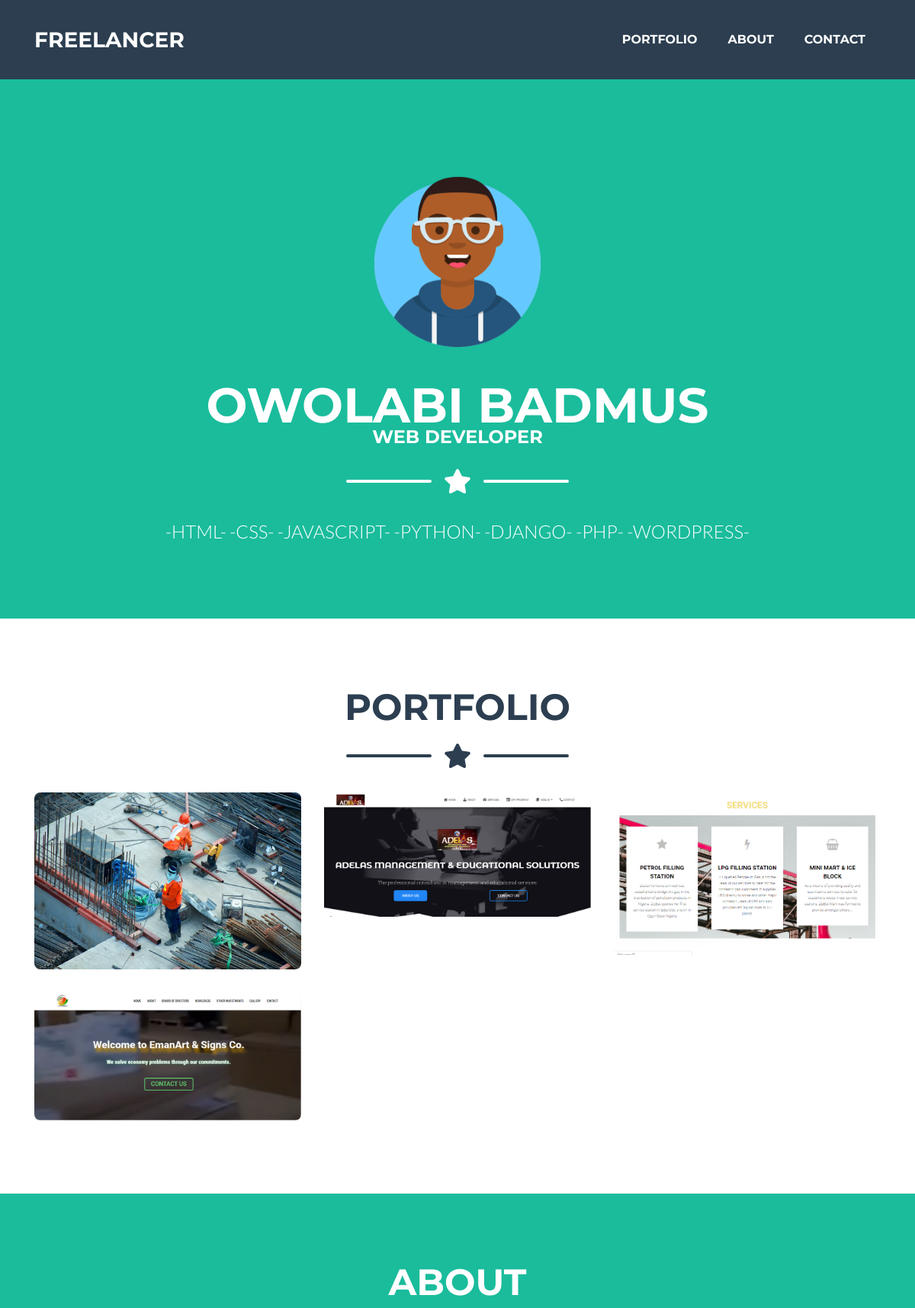
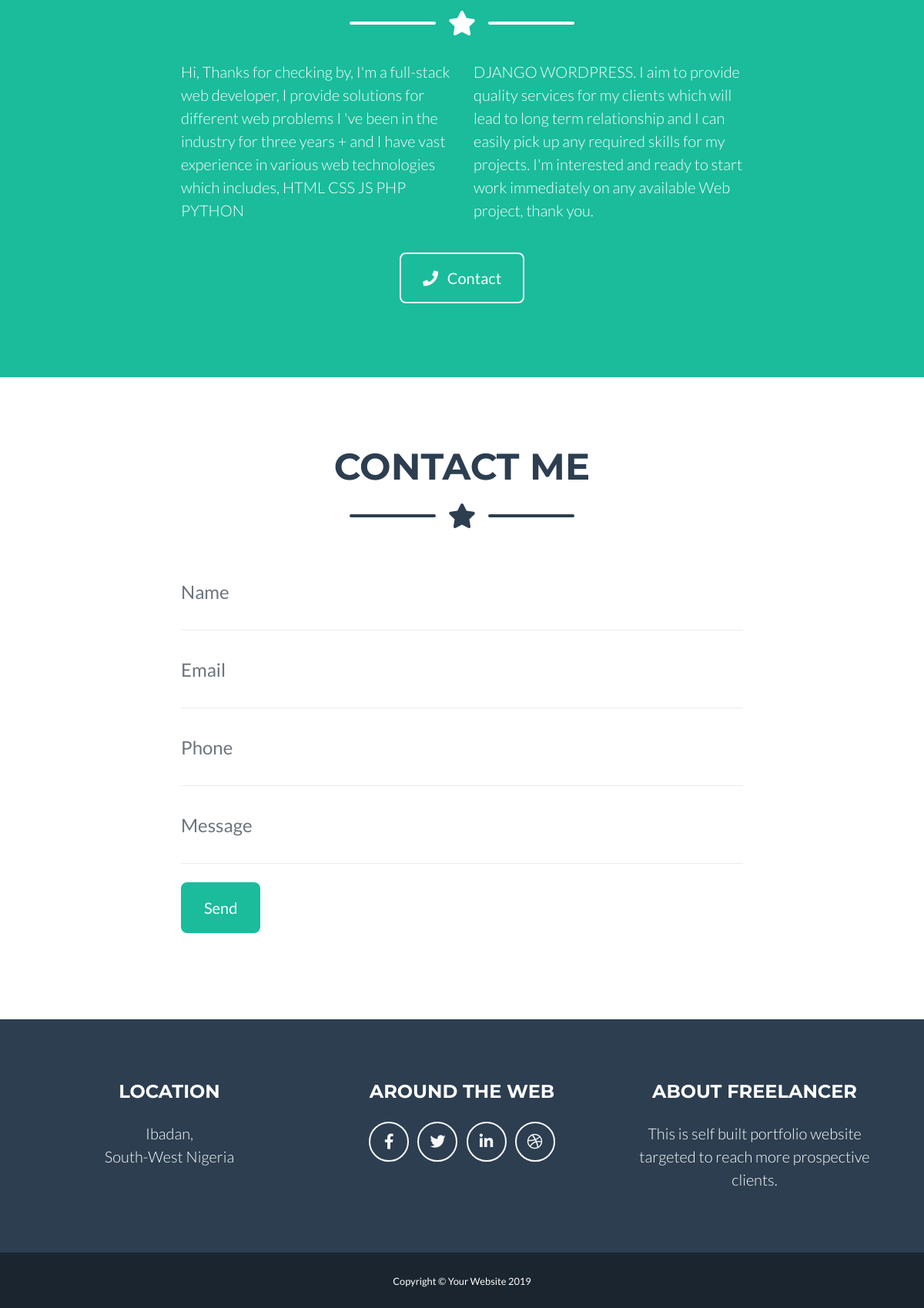
The page / on the database its author committed (2 pictures, top to bottom).
### main/models.py (models this page shows)
class Freelancer(models.Model):
    first_name = models.CharField(max_length = 200, blank = True)
    last_name = models.CharField(max_length = 200, blank = True)
    title = models.CharField(max_length = 200, default = 'Web Developer')
    avater = models.ImageField(upload_to = 'avater', null = True)
    about = models.TextField(blank = True)
    address = models.CharField(max_length = 500, blank = True)
    def __str__(self):
        return self.first_name+' '+self.last_name

class Skill(models.Model):
    SKILL = [
        ('HTML', 'HTML'),
        ('CSS', 'CSS'),
        ('JAVASCRIPT', 'JAVASCRIPT'),
        ('PYTHON', 'PYTHON'),
        ('DJANGO', 'DJANGO'),
        ('WORDPRESS', 'WORDPRESS'),
        ('PHP', 'PHP'),
    ]
    freelancer = models.ForeignKey(Freelancer, related_name = 'skills', on_delete = models.CASCADE)
    choice = models.CharField(max_length = 50, choices = SKILL, blank = True)
    def __str__(self):
        return self.choice

class Portfolio(models.Model):
    freelancer = models.ForeignKey(Freelancer, related_name = 'portfolio', on_delete = models.CASCADE)
    title = models.CharField(max_length = 200, blank = True)
    image = models.ImageField(upload_to = 'portfolio_image', null = True)
    about = models.TextField(blank = True)
    def __str__(self):
        return self.title

### main/views.py (the view)
# urls.py: path('', views.FreelanceView.as_view(), name = 'index'),
class FreelanceView(generic.ListView):
    model = Freelancer
    template_name = 'main/index.html'
    def get_context_data(self, *args, **kwargs):
        context = super(FreelanceView, self).get_context_data(*args, **kwargs)
        context['freelancer_list'] = Freelancer.objects.order_by('-id') #maybe you have to put a "," here but I'm not sure
        context['form'] = ContactForm
        return context

### templates/main/index.html (shortened to what this page needs)
<!DOCTYPE html>
{% load staticfiles %}
<html lang="en">
<head>
  <link href="{% static 'vendor/fontawesome-free/css/all.min.css'%}" rel="stylesheet" type="text/css">
  <link href="{% static 'css/freelancer.min.css' %}" rel="stylesheet">
</head>
<body id="page-top">
  <nav class="navbar navbar-expand-lg bg-secondary text-uppercase fixed-top" id="mainNav">
    <div class="container">
      <a class="navbar-brand js-scroll-trigger" href="#page-top">Freelancer</a>
      <div class="collapse navbar-collapse" id="navbarResponsive">
        <ul class="navbar-nav ml-auto">
          <li class="nav-item mx-0 mx-lg-1">
            <a class="nav-link py-3 px-0 px-lg-3 rounded js-scroll-trigger" href="#portfolio">Portfolio</a>
          </li>
          <li class="nav-item mx-0 mx-lg-1">
            <a class="nav-link py-3 px-0 px-lg-3 rounded js-scroll-trigger" href="#about">About</a>
          </li>
          <li class="nav-item mx-0 mx-lg-1">
            <a class="nav-link py-3 px-0 px-lg-3 rounded js-scroll-trigger" href="#contact">Contact</a>
          </li>
        </ul>
      </div>
    </div>
  </nav>
  {%  for data in freelancer_list %}
  <header class="masthead bg-primary text-white text-center">
    <div class="container d-flex align-items-center flex-column">
        <img class="masthead-avatar mb-5" src="{{data.avater.url}}" alt="">
        <h1 class="masthead-heading text-uppercase mb-0">{{ data }}</h1>
          <h4 class="text-uppercase mb-0">{{ data.title }}</h4>
          <div class="divider-custom divider-light">
            <div class="divider-custom-line"></div>
            <div class="divider-custom-icon">
              <i class="fas fa-star"></i>
            </div>
            <div class="divider-custom-line"></div>
          </div>
          <p class="masthead-subheading font-weight-light mb-0">
              {% for skill in data.skills.all %}
                -{{ skill }}-
              {% endfor %}
          </p>
    </div>
  </header>
  <section class="page-section portfolio" id="portfolio">
    <div class="container">
      <h2 class="page-section-heading text-center text-uppercase text-secondary mb-0">Portfolio</h2>
      <div class="divider-custom">
        <div class="divider-custom-line"></div>
        <div class="divider-custom-icon">
          <i class="fas fa-star"></i>
        </div>
        <div class="divider-custom-line"></div>
      </div>
      <div class="row">
        {%  for portfolio in data.portfolio.all %}
        <div class="col-md-6 col-lg-4">
          <div class="portfolio-item mx-auto" data-toggle="modal" data-target="#portfolioModal{{ forloop.counter }}">
            <img class="img-fluid" src="{{ portfolio.image.url }}" alt="">
          </div>
        </div>
        {% endfor %}
      </div>
    </div>
  </section>
  <section class="page-section bg-primary text-white mb-0" id="about">
    <div class="container">
      <h2 class="page-section-heading text-center text-uppercase text-white">About</h2>
      <div class="divider-custom divider-light">
        <div class="divider-custom-line"></div>
        <div class="divider-custom-icon">
          <i class="fas fa-star"></i>
        </div>
        <div class="divider-custom-line"></div>
      </div>
      <div class="row">
        <div class="col-lg-4 ml-auto">
          <p class="lead">{{ data.about|slice:250 }}</p>
        </div>
        <div class="col-lg-4 mr-auto">
          <p class="lead">{{ data.about|slice:'250:' }}</p>
        </div>
      </div>
      <div class="text-center mt-4">
        <a class="btn btn-xl btn-outline-light" href="#contact">
          <i class="fas fa-phone mr-2"></i>
          Contact
        </a>
      </div>
    </div>
  </section>
  <section class="page-section" id="contact">
    <div class="container">
      <h2 class="page-section-heading text-center text-uppercase text-secondary mb-0">Contact Me</h2>
      <div class="divider-custom">
        <div class="divider-custom-line"></div>
        <div class="divider-custom-icon">
          <i class="fas fa-star"></i>
        </div>
        <div class="divider-custom-line"></div>
      </div>
      <div class="row">
        <div class="col-lg-8 mx-auto">
          <form  method="post" action="{% url 'main:email' %}" novalidate = 'novalidate'>
              {% for field in form %}
                <div class="control-group">
                    <div class="form-group floating-label-form-group controls mb-0 pb-2">
                        {{ field }}
                    </div>
                </div>
               {% endfor %}
               <br>
               <div class="form-group">
                   <button type="submit" class="btn btn-primary btn-xl" id="sendMessageButton">Send</button>
               </div>
           </form>
       </div>
   </div>
</div>
</section>
  <footer class="footer text-center">
    <div class="container">
      <div class="row">
        <div class="col-lg-4 mb-5 mb-lg-0">
          <h4 class="text-uppercase mb-4">Location</h4>
          <p class="lead mb-0">Ibadan,
            <br>{{ data.address }}</p>
        </div>
        <div class="col-lg-4 mb-5 mb-lg-0">
          <h4 class="text-uppercase mb-4">Around the Web</h4>
          <a class="btn btn-outline-light btn-social mx-1" href="#">
            <i class="fab fa-fw fa-facebook-f"></i>
          </a>
          <a class="btn btn-outline-light btn-social mx-1" href="#">
            <i class="fab fa-fw fa-twitter"></i>
          </a>
          <a class="btn btn-outline-light btn-social mx-1" href="#">
            <i class="fab fa-fw fa-linkedin-in"></i>
          </a>
          <a class="btn btn-outline-light btn-social mx-1" href="#">
            <i class="fab fa-fw fa-dribbble"></i>
          </a>
        </div>
        <div class="col-lg-4">
          <h4 class="text-uppercase mb-4">About Freelancer</h4>
          <p class="lead mb-0">This is self built portfolio website targeted to reach
            more prospective clients.</p>
        </div>
      </div>
    </div>
  </footer>
  <section class="copyright py-4 text-center text-white">
    <div class="container">
      <small>Copyright &copy; Your Website 2019</small>
    </div>
  </section>
{% endfor %}
</body>
</html>

### rows shown on the page
Freelancer: avater (placeholder picture), first_name+last_name "OWOLABI BADMUS", title "WEB DEVELOPER", about "Hi, Thanks for checking by, I'm a full-stack web developer, I provide solutions for different web problems I 've been in the industry for three years + and I have vast experience in various web technologies which includes, HTML CSS JS PHP PYTHON", about "DJANGO WORDPRESS. I aim to provide quality services for my clients which will lead to long term relationship and I can easily pick up any required skills for my projects. I'm interested and ready to start work immediately on any available Web project, thank you.", address "South-West Nigeria"
Skill: choice "HTML"
Skill: choice "CSS"
Skill: choice "JAVASCRIPT"
Skill: choice "PYTHON"
Skill: choice "DJANGO"
Skill: choice "PHP"
Skill: choice "WORDPRESS"
Portfolio: image (picture)
Portfolio: image (picture)
Portfolio: image (picture)
Portfolio: image (picture)
